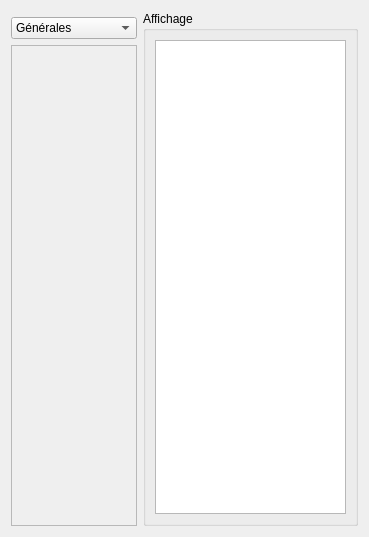
<?xml version="1.0" encoding="UTF-8"?>
<ui version="4.0">
 <class>Info</class>
 <widget class="QDialog" name="Info">
  <property name="windowModality">
   <enum>Qt::ApplicationModal</enum>
  </property>
  <property name="geometry">
   <rect>
    <x>0</x>
    <y>0</y>
    <width>369</width>
    <height>537</height>
   </rect>
  </property>
  <property name="minimumSize">
   <size>
    <width>369</width>
    <height>537</height>
   </size>
  </property>
  <property name="maximumSize">
   <size>
    <width>369</width>
    <height>537</height>
   </size>
  </property>
  <property name="windowTitle">
   <string>Informations</string>
  </property>
  <layout class="QGridLayout" name="gridLayout">
   <item row="2" column="0" colspan="2">
    <widget class="Liste" name="listWidget">
     <property name="enabled">
      <bool>false</bool>
     </property>
     <property name="mouseTracking">
      <bool>true</bool>
     </property>
    </widget>
   </item>
   <item row="0" column="2" rowspan="3">
    <widget class="QGroupBox" name="groupBox">
     <property name="title">
      <string>Affichage</string>
     </property>
     <layout class="QVBoxLayout" name="verticalLayout">
      <item>
       <widget class="QTextBrowser" name="w_affichage"/>
      </item>
     </layout>
    </widget>
   </item>
   <item row="1" column="0" colspan="2">
    <widget class="QComboBox" name="comboBox">
     <item>
      <property name="text">
       <string>Générales</string>
      </property>
     </item>
     <item>
      <property name="text">
       <string>Régles</string>
      </property>
     </item>
     <item>
      <property name="text">
       <string>Armes</string>
      </property>
     </item>
     <item>
      <property name="text">
       <string>Equipements</string>
      </property>
     </item>
     <item>
      <property name="text">
       <string>Pouvoir spéciaux</string>
      </property>
     </item>
    </widget>
   </item>
  </layout>
 </widget>
 <customwidgets>
  <customwidget>
   <class>Liste</class>
   <extends>QListWidget</extends>
   <header>Header/Vue/liste.h</header>
  </customwidget>
 </customwidgets>
 <resources/>
 <connections/>
</ui>
